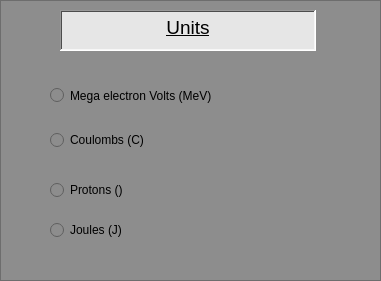
      <widget class="QFrame" name="unitsFrame">
       <property name="geometry">
        <rect>
         <x>10</x>
         <y>200</y>
         <width>381</width>
         <height>281</height>
        </rect>
       </property>
       <property name="styleSheet">
        <string notr="true">background-color: rgb(141, 141, 141);</string>
       </property>
       <property name="frameShape">
        <enum>QFrame::StyledPanel</enum>
       </property>
       <property name="frameShadow">
        <enum>QFrame::Raised</enum>
       </property>
       <widget class="QTextBrowser" name="unitsTitle">
        <property name="geometry">
         <rect>
          <x>60</x>
          <y>10</y>
          <width>256</width>
          <height>41</height>
         </rect>
        </property>
        <property name="styleSheet">
         <string notr="true">background-color: rgb(230, 230, 230);
font: 8pt &quot;Lucida Console&quot;;</string>
        </property>
        <property name="frameShape">
         <enum>QFrame::WinPanel</enum>
        </property>
        <property name="html">
         <string>&lt;!DOCTYPE HTML PUBLIC &quot;-//W3C//DTD HTML 4.0//EN&quot; &quot;http://www.w3.org/TR/REC-html40/strict.dtd&quot;&gt;
&lt;html&gt;&lt;head&gt;&lt;meta name=&quot;qrichtext&quot; content=&quot;1&quot; /&gt;&lt;style type=&quot;text/css&quot;&gt;
p, li { white-space: pre-wrap; }
&lt;/style&gt;&lt;/head&gt;&lt;body style=&quot; font-family:'Lucida Console'; font-size:8pt; font-weight:400; font-style:normal;&quot;&gt;
&lt;p align=&quot;center&quot; style=&quot; margin-top:0px; margin-bottom:0px; margin-left:0px; margin-right:0px; -qt-block-indent:0; text-indent:0px;&quot;&gt;&lt;span style=&quot; font-family:'MS Shell Dlg 2'; font-size:14pt; text-decoration: underline;&quot;&gt;Units&lt;/span&gt;&lt;/p&gt;&lt;/body&gt;&lt;/html&gt;</string>
        </property>
       </widget>
       <widget class="QRadioButton" name="mevRadiobutton">
        <property name="geometry">
         <rect>
          <x>50</x>
          <y>70</y>
          <width>251</width>
          <height>51</height>
         </rect>
        </property>
        <property name="styleSheet">
         <string notr="true">font: 8pt &quot;Lucida Console&quot;;</string>
        </property>
        <property name="text">
         <string>Mega electron Volts (MeV)</string>
        </property>
       </widget>
       <widget class="QRadioButton" name="coulombsRadiobutton">
        <property name="geometry">
         <rect>
          <x>50</x>
          <y>130</y>
          <width>181</width>
          <height>20</height>
         </rect>
        </property>
        <property name="toolTipDuration">
         <number>-3</number>
        </property>
        <property name="styleSheet">
         <string notr="true">font: 8pt &quot;Lucida Console&quot;;</string>
        </property>
        <property name="text">
         <string>Coulombs (C)</string>
        </property>
       </widget>
       <widget class="QRadioButton" name="protonsRadiobutton">
        <property name="geometry">
         <rect>
          <x>50</x>
          <y>180</y>
          <width>131</width>
          <height>20</height>
         </rect>
        </property>
        <property name="styleSheet">
         <string notr="true">font: 8pt &quot;Lucida Console&quot;;</string>
        </property>
        <property name="text">
         <string>Protons ()</string>
        </property>
       </widget>
       <widget class="QRadioButton" name="joulesRadiobutton">
        <property name="geometry">
         <rect>
          <x>50</x>
          <y>220</y>
          <width>161</width>
          <height>20</height>
         </rect>
        </property>
        <property name="styleSheet">
         <string notr="true">font: 8pt &quot;Lucida Console&quot;;</string>
        </property>
        <property name="text">
         <string>Joules (J)</string>
        </property>
       </widget>
      </widget>
